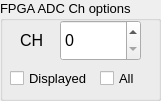
      <widget class="QGroupBox" name="channelgroupBox_5">
       <property name="geometry">
        <rect>
         <x>0</x>
         <y>530</y>
         <width>161</width>
         <height>101</height>
        </rect>
       </property>
       <property name="font">
        <font>
         <family>Arial</family>
         <pointsize>10</pointsize>
        </font>
       </property>
       <property name="title">
        <string>FPGA ADC Ch options</string>
       </property>
       <widget class="QSpinBox" name="slowchanBox">
        <property name="enabled">
         <bool>true</bool>
        </property>
        <property name="geometry">
         <rect>
          <x>60</x>
          <y>20</y>
          <width>81</width>
          <height>41</height>
         </rect>
        </property>
        <property name="font">
         <font>
          <family>Arial</family>
          <pointsize>12</pointsize>
         </font>
        </property>
        <property name="mouseTracking">
         <bool>false</bool>
        </property>
        <property name="contextMenuPolicy">
         <enum>Qt::DefaultContextMenu</enum>
        </property>
        <property name="minimum">
         <number>0</number>
        </property>
        <property name="maximum">
         <number>255</number>
        </property>
       </widget>
       <widget class="QCheckBox" name="allslowchanCheck">
        <property name="geometry">
         <rect>
          <x>100</x>
          <y>70</y>
          <width>41</width>
          <height>17</height>
         </rect>
        </property>
        <property name="font">
         <font>
          <family>Arial</family>
         </font>
        </property>
        <property name="text">
         <string>All</string>
        </property>
       </widget>
       <widget class="QLabel" name="label_9">
        <property name="geometry">
         <rect>
          <x>20</x>
          <y>30</y>
          <width>31</width>
          <height>21</height>
         </rect>
        </property>
        <property name="font">
         <font>
          <family>Arial</family>
          <pointsize>14</pointsize>
         </font>
        </property>
        <property name="text">
         <string>&lt;html&gt;&lt;head/&gt;&lt;body&gt;&lt;p&gt;&lt;span style=&quot; font-size:12pt;&quot;&gt;CH&lt;/span&gt;&lt;/p&gt;&lt;/body&gt;&lt;/html&gt;</string>
        </property>
       </widget>
       <widget class="QCheckBox" name="slowchanonCheck">
        <property name="geometry">
         <rect>
          <x>10</x>
          <y>70</y>
          <width>81</width>
          <height>17</height>
         </rect>
        </property>
        <property name="font">
         <font>
          <family>Arial</family>
         </font>
        </property>
        <property name="text">
         <string>Displayed</string>
        </property>
        <property name="checked">
         <bool>false</bool>
        </property>
       </widget>
      </widget>
